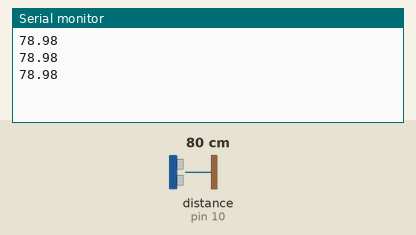
A sketch run on a simulated Arduino Uno, built with avr-gcc and run on an emulated ATmega328P. On the bench: the last lines printed to the serial monitor. Wiring (inferred from the names in the program): ultrasonic range finder: trigger pin 9; echo pin 10. Inputs (shaded band) come from the test bench; at power-on: distance to the obstacle (sensor on pin 10) 80 cm. The echo pulse lasts 58.3 µs per cm.

Above: at 1.3 s.
1.4 s: distance to the obstacle (sensor on pin 10) set to 2 cm
At 1.9 s:
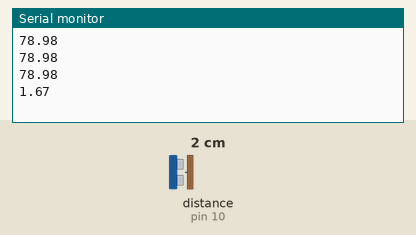
2.9 s: distance to the obstacle (sensor on pin 10) set to 4 cm
At 3.4 s:
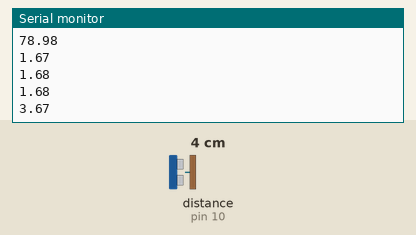
Timing chart, 0 to 5.9 s (numbered marks = the images above; inputs shaded):
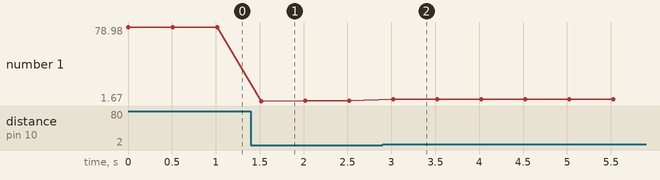

Measured:
- after the input at 1.4 s, the serial monitor: prints a new line after 0.12 s (image 1)
- after the input at 2.9 s, the serial monitor: prints a new line after 0.12 s (image 2)
- plotted number 1: 78.98 → 1.68 after the input at 1.4 s, 1.68 → 3.67 after the input at 2.9 s

The sketch:

serial2.ino
```cpp
#include <MsTimer2.h>

#define echoPin 10 // Echo Pin
#define trigPin 9 // Trigger Pin
#define powerPin 7 // Power Pin

double Duration = 0; //受信した間隔
double Distance = 0; //距離

// 割り込み時に処理される関数
void flash() {
  digitalWrite( powerPin, LOW );
  delay(100000);
  digitalWrite( powerPin, HIGH );
}

void setup() {
Serial.begin( 9600 );
pinMode( echoPin, INPUT );
pinMode( trigPin, OUTPUT );
pinMode( powerPin, OUTPUT );
MsTimer2::set(2000, flash);     // 2s毎にflash( )割込み関数を呼び出す様に設定
}

void loop() {
  //電源オン
  digitalWrite( powerPin, HIGH );
  //Triger
  digitalWrite(trigPin, LOW);
  delayMicroseconds(2);
  digitalWrite( trigPin, HIGH ); //トリガ出力
  delayMicroseconds( 10 );       //トリガ10us
  digitalWrite( trigPin, LOW );
  // Echo
  Duration = pulseIn( echoPin, HIGH ); //センサからの入力
  if (Duration > 0) {
    MsTimer2::start();             // タイマー割り込み開始
    Duration = Duration/2; //往復距離を半分にする
    // 音速340m/s 100 1000000us=1s で計算（温度補正なし）
    Distance = Duration*340*100/1000000;
    Serial.println(Distance);
  }
  delay(500);
}
```
